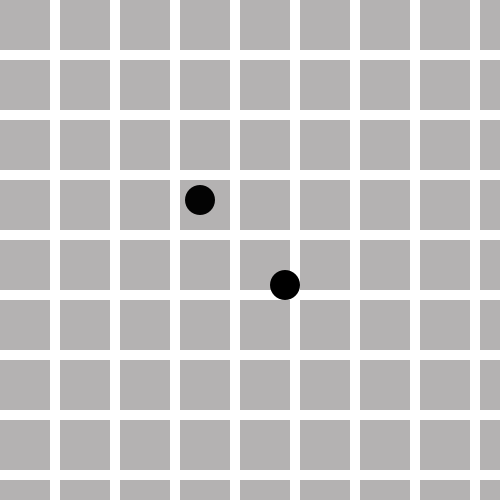
Frame 1 (no input)
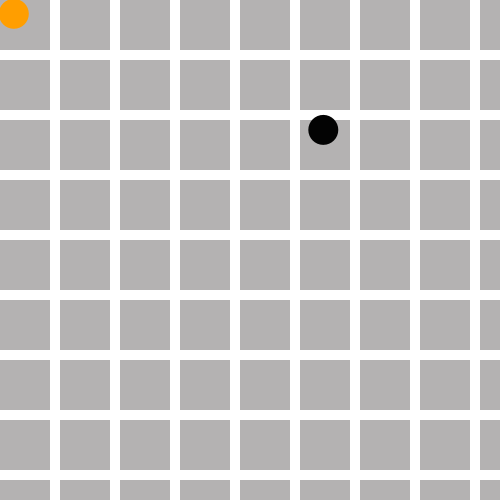
Frame 60 (the mouse pressed at the canvas centre just before this capture)
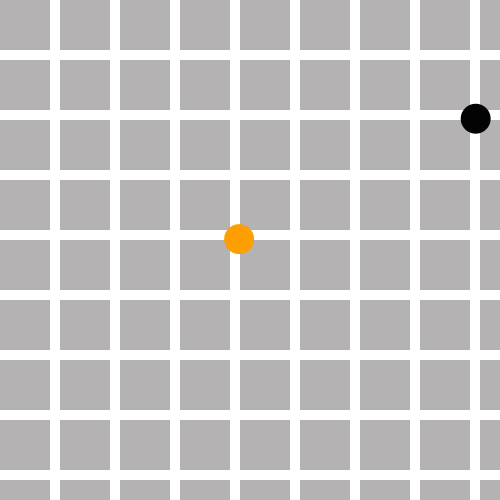
Frame 120 (the mouse held since frame 60 and released just before this capture)

The Processing sketch that drew these frames (run headless with seeded random() and noise(); from frame 60 on, the mouse is pressed at the canvas centre):

// Processing sketch: processing_130043
// ── processing_130043.pde

//WEEK 2

int timer = 0;
float fX = 200;
float fY = 200;
float eX = 250;
float eY = 250;
float pX = 300;
float pY = 300;
float easing = .05;
color pColor = color(#FF9E00);
 
void setup() {
  size(500, 500);
  frameRate(24);
}
 
void draw() {
  background(255);
  bGround();
  food();
  player1();
  collisions();
   
   
}
 
void food() {
  //respawn
  timer++;
  if (timer >= 48) {
    fX = random(width);
    fY = random(height);
    timer = 0;
  }
  fill(#030303);
  ellipse(fX, fY, 30, 30);
}
 
 
void player1() {
float targetX = mouseX;
float targetY = mouseY;
pX += (targetX - pX) * easing;
pY += (targetY - pY) * easing;
  fill(pColor);
  ellipse(pX, pY, 30, 30);
}
 
void collisions() {
  float pDist=dist(pX, pY, fX, fY);
  if (pDist <= 30) {
    pColor = color(#FF3300);
  }
  else {
    pColor = color(#FF9E00);
  }
}
 
void bGround(){
  for(int i = 0; i < width; i += 60){
    for(int j = 0; j < height; j += 60){
      noStroke();
      fill(#B4B2B2);
      rect(i,j,50,50);
    }
  }
}
  
